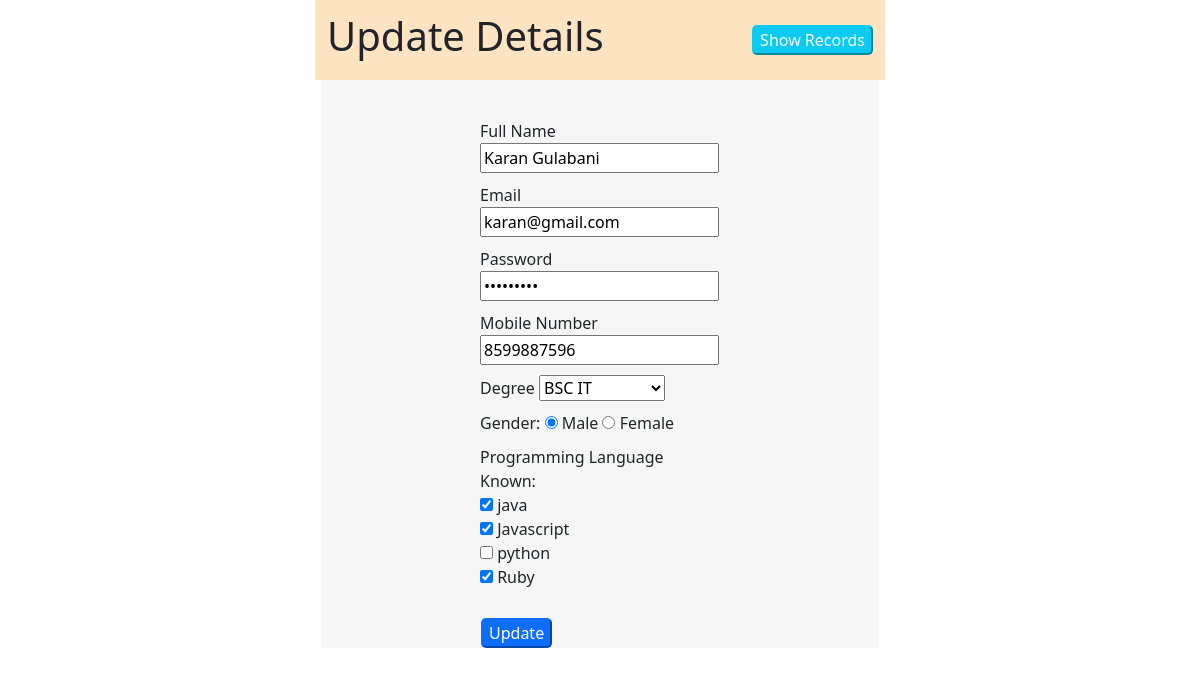
/edit-data.php?id=21, run on the app's committed database.
### tables this page shows
CREATE TABLE `student` (
  `id` int(10) NOT NULL,
  `full_name` varchar(50) NOT NULL,
  `email` varchar(50) NOT NULL,
  `password` varchar(18) NOT NULL,
  `mobile_number` decimal(10,0) NOT NULL,
  `degree` varchar(15) NOT NULL,
  `gender` varchar(6) NOT NULL,
  `pro_lang` varchar(100) NOT NULL
);

### conn.php (called while the page is built)
<?php
    function runQuery($query)
    {
        $conn = mysqli_connect("localhost","root","","stu_details") or die("Connection Failed");
        $result = mysqli_query($conn,$query) or die("Query can't run");
        return $result;
    }
?>

### edit-data.php (the view, shortened to what this page needs)
<?php
    include "links.php";
    include "conn.php";
    $errormsg = "";
?>
<!DOCTYPE html>
<html lang="en">
<body>
    <div class="container">
        <div class="row">
        <div class="col-12 d-flex align-items-center justify-content-between table-header w-50">
                <h1>Update Details</h1>
                <Button class="btn-info"><a href="index.php">Show Records</a></Button>
            </div>
            <?php
                $stu_id = $_GET['id'];
                $query1 = "SELECT * FROM student WHERE id = '$stu_id'";
                $result1 = runQuery($query1);
                if(mysqli_num_rows($result1) > 0)
                {
                    while($rows = mysqli_fetch_assoc($result1))
                    {
                        $prog_lang = explode(",",$rows['pro_lang']);
            ?>
            <form id = "form" action="<?php $_SERVER['PHP_SELF']?>" method="post">
                <div class="form-body">
                <div class="form-content input-text">
                </div>
                <div class="form-content input-text">
                    <p><?php echo $errormsg; ?></p><br>
                    <label for="full_name">Full Name</label>
                    <input value = "<?php echo $rows['full_name'];?>" type="text" name="full_name" required>
                </div>
                <div class="form-content input-text">
                    <label for="full_name">Email</label><br>
                    <input value = "<?php echo $rows['email'];?>" type="email" name="email" required>
                </div>
                <div class="form-content input-text">
                   <label for="password">Password</label>
                    <input value = "<?php echo $rows['password'];?>" type="password" name="password" required>
                </div>
                <div class="form-content input-text">
                    <label for="">Mobile Number</label>
                    <input value = "<?php echo $rows['mobile_number'];?>" type="number" name="mobile_number" required>
                </div>
                <div class="form-content">
                    <label for="degree">Degree</label>
                    <select name="degree" required>
                        <option value="BSC IT"
                        <?php
                            if($rows['degree'] == 'BSC IT')
                            {
                                echo "selected";
                            }
                        ?>>BSC IT</option>
                    </select>
                </div>
                <div class="form-content">
                    <span>Gender:</span>
                    <input type="radio" id = "male" value = "male" name = "gender" required
                    <?php
                            if($rows['gender'] == 'male')
                            {
                                echo "checked";
                            }
                        ?>>
                    <label for="male">Male</label>
                    <input type="radio" id = "female" value = "female" name = "gender"
                    <?php
                            if($rows['gender'] == 'female')
                            {
                                echo "checked";
                            }
                        ?>>
                    <label for="female">Female</label>
                </div>
                <div class="form-content">
                   <span>Programming Language Known:</span>
                    <br>
                    <input type="checkbox" id="java" name="prog_lang[]" value="java"
                    <?php
                        if(in_array("java",$prog_lang))
                        {
                            echo "checked";
                        }
                    ?>>
                    <label for="java">java</label><br>
                    <input type="checkbox" id="javascript" name="prog_lang[]" value="javascript"
                    <?php
                        if(in_array("javascript",$prog_lang))
                        {
                            echo "checked";
                        }
                    ?>>
                    <label for="javascript"> Javascript</label><br>
                    <input type="checkbox" id="python" name="prog_lang[]" value="python"
                    <?php
                        if(in_array("python",$prog_lang))
                        {
                            echo "checked";
                        }
                    ?>>
                    <label for="python"> python </label><br>
                    <input type="checkbox" id="Ruby" name="prog_lang[]" value="Ruby"
                    <?php
                        if(in_array("Ruby",$prog_lang))
                        {
                            echo "checked";
                        }
                    ?>>
                    <label for="Ruby"> Ruby </label>
                </div>
                <br><input class = "btn-primary submit-btn" type = "submit" name="submit" value="Update">
                </div>
            </form>
            <?php
                }
            }
            ?>
        </div>
    </div>
</body>
</html>

### style.css (style rules this page uses)
* { font-size: 1rem; }
.table-header { background-color: bisque; height: 80px; width: 100%; margin: auto; text-align: center; }
input { color: black; }
.form-content { display: block; width: 250px; margin: auto; height: auto; padding: 5px; }
.form-body { width: 50%; margin: auto; background-color: rgb(246, 246, 246); }
button { border-radius: 5px; }
a { text-decoration: none; color: white; }
.submit-btn { border-radius: 5px; margin-left: 160px; }

### data on the page
student: full_name "Karan Gulabani", email "karan@gmail.com", mobile_number "8599887596", degree "BSC IT", gender "☑ Male", gender "☐ Female", pro_lang "☑"
